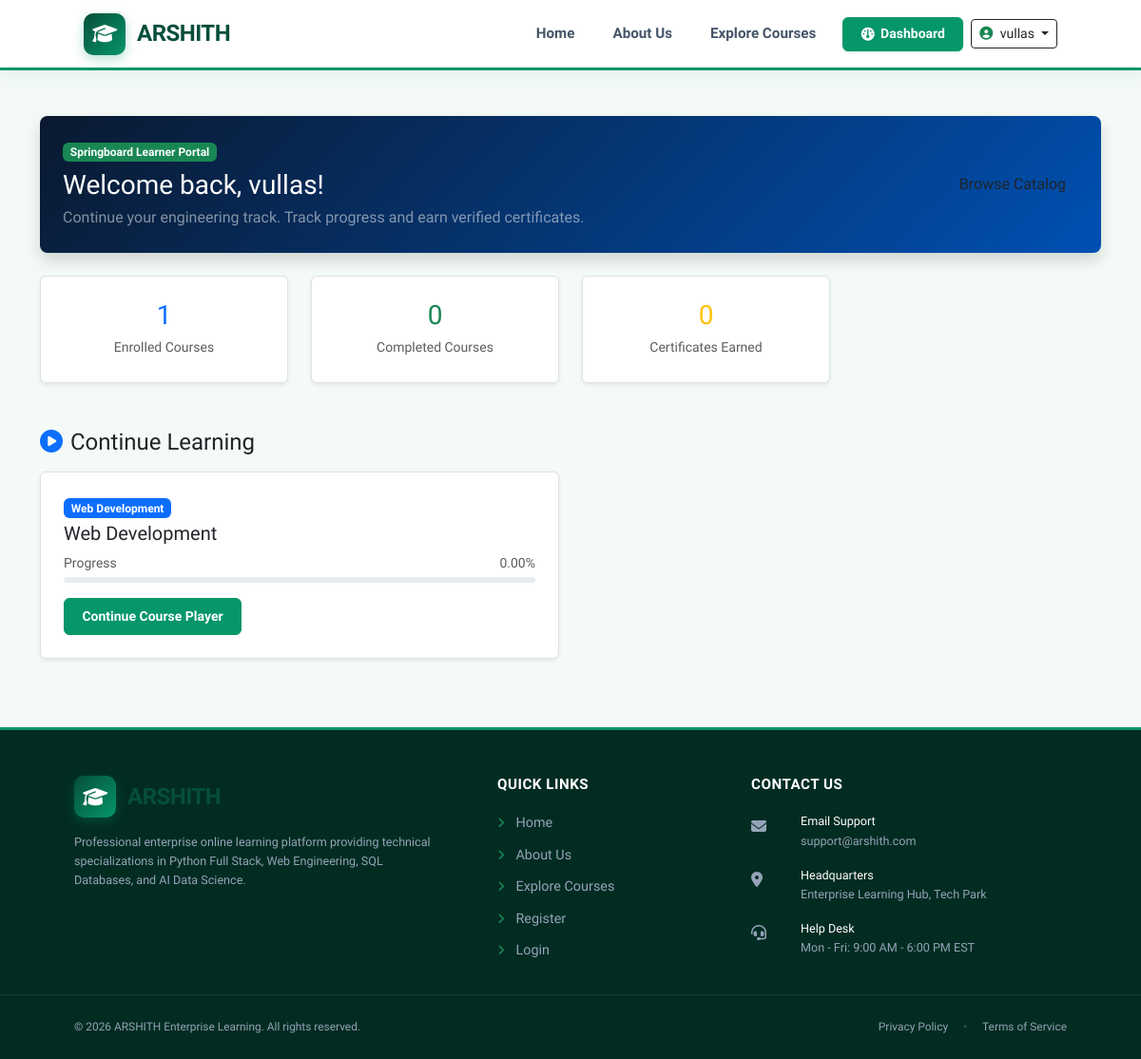
The app's page /dashboard/ (signed in) with its own data.
### apps/accounts/models.py (models this page shows, shortened)
class User(AbstractUser):
    ROLE_CHOICES = (
        ('student', 'Student'),
        ('instructor', 'Instructor'),
        ('admin', 'Admin'),
    )
    username = None
    email = models.EmailField(unique=True)
    full_name = models.CharField(max_length=255)
    role = models.CharField(max_length=20, choices=ROLE_CHOICES, default='student')
    is_active = models.BooleanField(default=True)
    created_at = models.DateTimeField(auto_now_add=True)
    updated_at = models.DateTimeField(auto_now=True)
    USERNAME_FIELD = 'email'
    REQUIRED_FIELDS = ['full_name']
    objects = UserManager()

### apps/learning/models.py (models this page shows, shortened)
class Enrollment(models.Model):
    user = models.ForeignKey(settings.AUTH_USER_MODEL, on_delete=models.CASCADE, related_name='enrollments')
    course = models.ForeignKey(Course, on_delete=models.CASCADE, related_name='enrollments')
    enrolled_at = models.DateTimeField(auto_now_add=True)
    progress_percent = models.DecimalField(max_digits=5, decimal_places=2, default=0.0)
    is_completed = models.BooleanField(default=False)
    completed_at = models.DateTimeField(blank=True, null=True)
    last_accessed_at = models.DateTimeField(auto_now=True)
    class Meta:
        unique_together = ['user', 'course']

### apps/courses/models.py (models this page shows, shortened)
class Course(models.Model):
    DIFFICULTY_CHOICES = (
        ('Beginner', 'Beginner'),
        ('Intermediate', 'Intermediate'),
        ('Advanced', 'Advanced'),
    )
    STATUS_CHOICES = (
        ('draft', 'Draft'),
        ('published', 'Published'),
    )
    title = models.CharField(max_length=255)
    course_code = models.CharField(max_length=50, unique=True)
    slug = models.SlugField(max_length=280, unique=True, blank=True)
    short_description = models.CharField(max_length=500)
    description = models.TextField()
    thumbnail_url = models.URLField(blank=True, null=True)
    category = models.ForeignKey(Category, on_delete=models.CASCADE, related_name='courses')
    instructor = models.ForeignKey(Instructor, on_delete=models.CASCADE, related_name='courses')
    difficulty = models.CharField(max_length=20, choices=DIFFICULTY_CHOICES, default='Beginner')
    duration_hours = models.DecimalField(max_digits=5, decimal_places=1, default=10.0)
    rating = models.DecimalField(max_digits=3, decimal_places=2, default=4.8)
    requirements = models.TextField(blank=True, null=True)
    learning_objectives = models.TextField(blank=True, null=True)
    status = models.CharField(max_length=20, choices=STATUS_CHOICES, default='published')
    is_featured = models.BooleanField(default=False)
    created_at = models.DateTimeField(auto_now_add=True)

class Category(models.Model):
    name = models.CharField(max_length=100, unique=True)
    slug = models.SlugField(max_length=120, unique=True, blank=True)
    description = models.TextField(blank=True, null=True)
    icon = models.CharField(max_length=50, default='fa-folder')
    class Meta:
        verbose_name_plural = 'Categories'
        ordering = ['name']

### apps/core/views.py (the view)
# urls.py: path('dashboard/', user_dashboard_view, name='dashboard'),
@login_required
def user_dashboard_view(request):
    enrollments = Enrollment.objects.filter(user=request.user).order_by('-last_accessed_at')
    completed_count = enrollments.filter(is_completed=True).count()
    certificates = Certificate.objects.filter(user=request.user)
    return render(request, 'dashboard/user_dashboard.html', {
        'enrollments': enrollments[:4],
        'total_enrolled': enrollments.count(),
        'completed_count': completed_count,
        'certificates_count': certificates.count()
    })

### apps/core/context_processors.py (called while the page is built)
def global_context(request):
    return {
        'site_name': 'Arshith Springboard Enterprise',
        'site_tagline': 'Digital Learning Platform inspired by Infosys Springboard',
        'nav_categories': Category.objects.all()[:8]
    }

### templates/dashboard/user_dashboard.html (shortened to what this page needs)
{% extends 'base.html' %}
{% load static %}
{% block content %}
<div class="container py-5">
  <div class="p-4 bg-dark text-white rounded-3 mb-4 shadow" style="background: linear-gradient(135deg, #0A192F 0%, #0050B3 100%);">
    <div class="row align-items-center">
      <div class="col-md-8">
        <span class="badge bg-success mb-2">Springboard Learner Portal</span>
        <h2 class="h3 font-weight-bold text-white mb-1">Welcome back, {{ user.full_name|default:user.email }}!</h2>
        <p class="text-white-50 mb-0">Continue your engineering track. Track progress and earn verified certificates.</p>
      </div>
      <div class="col-md-4 text-md-end mt-3 mt-md-0">
        <a href="{% url 'courses' %}" class="btn btn-springboard-accent">Browse Catalog</a>
      </div>
    </div>
  </div>
  <div class="row g-4 mb-5">
    <div class="col-md-3">
      <div class="p-4 bg-white rounded border shadow-sm text-center">
        <h3 class="font-weight-bold text-primary mb-1">{{ total_enrolled }}</h3>
        <span class="small text-muted font-weight-bold">Enrolled Courses</span>
      </div>
    </div>
    <div class="col-md-3">
      <div class="p-4 bg-white rounded border shadow-sm text-center">
        <h3 class="font-weight-bold text-success mb-1">{{ completed_count }}</h3>
        <span class="small text-muted font-weight-bold">Completed Courses</span>
      </div>
    </div>
    <div class="col-md-3">
      <div class="p-4 bg-white rounded border shadow-sm text-center">
        <h3 class="font-weight-bold text-warning mb-1">{{ certificates_count }}</h3>
        <span class="small text-muted font-weight-bold">Certificates Earned</span>
      </div>
    </div>
  </div>
  <h4 class="font-weight-bold text-dark mb-3"><i class="fa-solid fa-play-circle text-primary me-2"></i>Continue Learning</h4>
  <div class="row g-4 mb-4">
    {% for enrollment in enrollments %}
      <div class="col-md-6">
        <div class="p-4 bg-white rounded border shadow-sm">
          <span class="badge bg-primary mb-1">{{ enrollment.course.category.name }}</span>
          <h5 class="font-weight-bold text-dark mb-2">{{ enrollment.course.title }}</h5>
          <div class="mb-3">
            <div class="d-flex justify-content-between small text-muted font-weight-bold mb-1">
              <span>Progress</span>
              <span>{{ enrollment.progress_percent }}%</span>
            </div>
            <div class="progress" style="height: 6px;">
            </div>
          </div>
          <a href="{% url 'player' enrollment.course.id %}" class="btn btn-sm btn-springboard-primary">Continue Course Player</a>
        </div>
      </div>
    {% empty %}
      <div class="col-12 text-muted">You haven't enrolled in any courses yet. <a href="{% url 'courses' %}">Browse Catalog</a></div>
    {% endfor %}
  </div>
</div>
{% endblock %}

### templates/header.html (shortened to what this page needs)
{% load static %}
<header class="arshith-header">
  <div class="container-fluid px-lg-5">
    <div class="arshith-navbar-container">
      <a href="{% url 'home' %}" class="arshith-brand-logo">
        <div class="arshith-brand-icon">
          <i class="fa-solid fa-graduation-cap"></i>
        </div>
        <span class="arshith-brand-title">ARSHITH</span>
      </a>
      <div class="d-flex align-items-center gap-4">
        <ul class="arshith-nav-menu">
          <li>
            <a class="arshith-link {% if request.path == '/' %}active{% endif %}" href="{% url 'home' %}">
              Home
            </a>
          </li>
          <li>
            <a class="arshith-link {% if '/about' in request.path %}active{% endif %}" href="{% url 'about' %}">
              About Us
            </a>
          </li>
          <li>
            <a class="arshith-link {% if '/courses' in request.path %}active{% endif %}" href="{% url 'courses' %}">
              Explore Courses
            </a>
          </li>
        </ul>
        <div class="d-flex align-items-center gap-2">
          {% if user.is_authenticated %}
            <a href="{% url 'dashboard' %}" class="btn-arshith-reg">
              <i class="fa-solid fa-gauge"></i> Dashboard
            </a>
            <div class="dropdown">
              <button class="btn btn-sm btn-outline-dark dropdown-toggle font-weight-bold" type="button" data-bs-toggle="dropdown">
                <i class="fa-solid fa-user-circle text-success me-1"></i> {{ user.full_name|default:user.email }}
              </button>
            </div>
          {% endif %}
        </div>
      </div>
    </div>
  </div>
</header>

### static/css/servicenow-theme.css (style rules this page uses)
:root { --sn-emerald-dark: #042F2E; --sn-emerald-deep: #064E3B; --sn-emerald-primary: #059669; --sn-emerald-hover: #047857; --sn-mint-accent: #10B981; --sn-mint-bright: #34D399; --sn-light-bg: #F4FBF7; --sn-card-bg: #FFFFFF; --sn-border: #D1E7DD; --sn-text-dark: #0F172A; --sn-text-muted: #4B5563; --sn-font: 'Plus Jakarta Sans', -apple-system, BlinkMacSystemFont, "Segoe UI", Roboto, sans-serif; --sn-transition: all 0.25s ease-in-out; --sn-shadow-sm: 0 2px 8px rgba(4, 120, 87, 0.08); --sn-shadow-md: 0 10px 30px rgba(4, 120, 87, 0.12); }
*, *::before, *::after { box-sizing: border-box; }
body { font-family: var(--sn-font); background-color: var(--sn-light-bg); color: var(--sn-text-dark); margin: 0; padding: 0; line-height: 1.6; }
.arshith-header { background-color: #FFFFFF !important; border-bottom: 3px solid var(--sn-emerald-primary); box-shadow: 0 4px 20px rgba(6, 78, 59, 0.08); padding: 0.85rem 2.5rem; position: sticky; top: 0; z-index: 1000; }
.arshith-navbar-container { display: flex !important; align-items: center !important; justify-content: space-between !important; width: 100%; }
.arshith-brand-logo { display: flex !important; align-items: center !important; gap: 0.75rem !important; text-decoration: none !important; color: var(--sn-emerald-dark) !important; font-weight: 800; font-size: 1.5rem; letter-spacing: -0.5px; }
.arshith-brand-icon { width: 44px; height: 44px; background: linear-gradient(135deg, var(--sn-emerald-deep) 0%, var(--sn-emerald-primary) 100%); color: #FFFFFF !important; border-radius: 10px; display: flex !important; align-items: center !important; justify-content: center !important; font-size: 1.3rem; box-shadow: 0 4px 12px rgba(5, 150, 105, 0.3); }
.arshith-brand-title { color: var(--sn-emerald-deep) !important; font-weight: 800; font-size: 1.5rem; letter-spacing: -0.5px; }
.arshith-nav-menu { display: flex !important; flex-direction: row !important; align-items: center !important; gap: 2rem !important; list-style: none !important; list-style-type: none !important; margin: 0 !important; padding: 0 !important; }
.arshith-nav-menu li { list-style: none !important; list-style-type: none !important; margin: 0 !important; padding: 0 !important; }
.arshith-link { color: #475569 !important; text-decoration: none !important; font-weight: 600; font-size: 0.95rem; padding: 0.4rem 0.25rem; transition: all 0.2s ease; display: inline-block; position: relative; }
.btn-arshith-reg { background: var(--sn-emerald-primary) !important; color: #FFFFFF !important; font-weight: 600; font-size: 0.875rem; padding: 0.45rem 1.15rem; border-radius: 6px; text-decoration: none !important; transition: all 0.2s ease-in-out; border: 1px solid var(--sn-emerald-primary) !important; box-shadow: 0 1px 3px rgba(5, 150, 105, 0.2); display: inline-flex; align-items: center; justify-content: center; gap: 0.4rem; line-height: 1.4; white-space: nowrap; }
.btn-springboard-primary { background: var(--sn-emerald-primary) !important; color: #FFFFFF !important; font-weight: 600; font-size: 0.875rem; padding: 0.5rem 1.15rem; border-radius: 6px; text-decoration: none !important; transition: all 0.2s ease-in-out; border: 1px solid var(--sn-emerald-primary) !important; display: inline-flex; align-items: center; justify-content: center; }

### records on screen
User: full_name "vullas"
Enrollment: course.category.name "Web Development", course "Web Development", progress_percent "0.00"

### other values on screen
{{ total_enrolled }} "1"
{{ completed_count }} "0"
{{ certificates_count }} "0"
